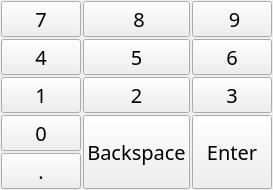
     <widget class="QWidget" name="page_num">
      <layout class="QGridLayout" name="gridLayout_3">
       <property name="leftMargin">
        <number>1</number>
       </property>
       <property name="topMargin">
        <number>1</number>
       </property>
       <property name="rightMargin">
        <number>1</number>
       </property>
       <property name="bottomMargin">
        <number>1</number>
       </property>
       <property name="spacing">
        <number>3</number>
       </property>
       <item row="0" column="0" colspan="2">
        <layout class="QGridLayout" name="keyboardPanel_number">
         <property name="spacing">
          <number>2</number>
         </property>
         <item row="3" column="3" rowspan="2">
          <widget class="QPushButton" name="control_Enter_num">
           <property name="sizePolicy">
            <sizepolicy hsizetype="Preferred" vsizetype="Preferred">
             <horstretch>0</horstretch>
             <verstretch>0</verstretch>
            </sizepolicy>
           </property>
           <property name="minimumSize">
            <size>
             <width>80</width>
             <height>32</height>
            </size>
           </property>
           <property name="font">
            <font>
             <family>微软雅黑</family>
             <pointsize>-1</pointsize>
             <weight>50</weight>
             <italic>false</italic>
             <bold>false</bold>
            </font>
           </property>
           <property name="focusPolicy">
            <enum>Qt::NoFocus</enum>
           </property>
           <property name="whatsThis">
            <string>40</string>
           </property>
           <property name="styleSheet">
            <string notr="true">QPushButton
{
	text-align: center;
	font:20px
}</string>
           </property>
           <property name="text">
            <string>Enter</string>
           </property>
           <property name="autoDefault">
            <bool>false</bool>
           </property>
          </widget>
         </item>
         <item row="2" column="3">
          <widget class="QPushButton" name="number_D3">
           <property name="sizePolicy">
            <sizepolicy hsizetype="Preferred" vsizetype="Preferred">
             <horstretch>0</horstretch>
             <verstretch>0</verstretch>
            </sizepolicy>
           </property>
           <property name="minimumSize">
            <size>
             <width>36</width>
             <height>32</height>
            </size>
           </property>
           <property name="font">
            <font>
             <family>微软雅黑</family>
             <pointsize>-1</pointsize>
             <weight>50</weight>
             <italic>false</italic>
             <bold>false</bold>
            </font>
           </property>
           <property name="focusPolicy">
            <enum>Qt::NoFocus</enum>
           </property>
           <property name="whatsThis">
            <string>3</string>
           </property>
           <property name="styleSheet">
            <string notr="true">QPushButton
{
	text-align: center;
	font:20px
}</string>
           </property>
           <property name="text">
            <string>3</string>
           </property>
           <property name="autoDefault">
            <bool>false</bool>
           </property>
          </widget>
         </item>
         <item row="1" column="3">
          <widget class="QPushButton" name="number_D6">
           <property name="sizePolicy">
            <sizepolicy hsizetype="Preferred" vsizetype="Preferred">
             <horstretch>0</horstretch>
             <verstretch>0</verstretch>
            </sizepolicy>
           </property>
           <property name="minimumSize">
            <size>
             <width>36</width>
             <height>32</height>
            </size>
           </property>
           <property name="font">
            <font>
             <family>微软雅黑</family>
             <pointsize>-1</pointsize>
             <weight>50</weight>
             <italic>false</italic>
             <bold>false</bold>
            </font>
           </property>
           <property name="focusPolicy">
            <enum>Qt::NoFocus</enum>
           </property>
           <property name="whatsThis">
            <string>6</string>
           </property>
           <property name="styleSheet">
            <string notr="true">QPushButton
{
	text-align: center;
	font:20px
}</string>
           </property>
           <property name="text">
            <string>6</string>
           </property>
           <property name="autoDefault">
            <bool>false</bool>
           </property>
          </widget>
         </item>
         <item row="0" column="0">
          <widget class="QPushButton" name="number_D7">
           <property name="sizePolicy">
            <sizepolicy hsizetype="Preferred" vsizetype="Preferred">
             <horstretch>0</horstretch>
             <verstretch>0</verstretch>
            </sizepolicy>
           </property>
           <property name="minimumSize">
            <size>
             <width>36</width>
             <height>32</height>
            </size>
           </property>
           <property name="font">
            <font>
             <family>微软雅黑</family>
             <pointsize>-1</pointsize>
             <weight>50</weight>
             <italic>false</italic>
             <bold>false</bold>
            </font>
           </property>
           <property name="focusPolicy">
            <enum>Qt::NoFocus</enum>
           </property>
           <property name="whatsThis">
            <string>7</string>
           </property>
           <property name="layoutDirection">
            <enum>Qt::LeftToRight</enum>
           </property>
           <property name="styleSheet">
            <string notr="true">QPushButton
{
	text-align: center;
	font:20px
}</string>
           </property>
           <property name="text">
            <string>7</string>
           </property>
           <property name="autoDefault">
            <bool>false</bool>
           </property>
          </widget>
         </item>
         <item row="0" column="2">
          <widget class="QPushButton" name="number_D8">
           <property name="sizePolicy">
            <sizepolicy hsizetype="Preferred" vsizetype="Preferred">
             <horstretch>0</horstretch>
             <verstretch>0</verstretch>
            </sizepolicy>
           </property>
           <property name="minimumSize">
            <size>
             <width>36</width>
             <height>32</height>
            </size>
           </property>
           <property name="font">
            <font>
             <family>微软雅黑</family>
             <pointsize>-1</pointsize>
             <weight>50</weight>
             <italic>false</italic>
             <bold>false</bold>
            </font>
           </property>
           <property name="focusPolicy">
            <enum>Qt::NoFocus</enum>
           </property>
           <property name="whatsThis">
            <string>8</string>
           </property>
           <property name="styleSheet">
            <string notr="true">QPushButton
{
	text-align: center;
	font:20px
}</string>
           </property>
           <property name="text">
            <string> 8</string>
           </property>
           <property name="autoDefault">
            <bool>false</bool>
           </property>
          </widget>
         </item>
         <item row="1" column="0">
          <widget class="QPushButton" name="number_D4">
           <property name="sizePolicy">
            <sizepolicy hsizetype="Preferred" vsizetype="Preferred">
             <horstretch>0</horstretch>
             <verstretch>0</verstretch>
            </sizepolicy>
           </property>
           <property name="minimumSize">
            <size>
             <width>36</width>
             <height>32</height>
            </size>
           </property>
           <property name="font">
            <font>
             <family>微软雅黑</family>
             <pointsize>-1</pointsize>
             <weight>50</weight>
             <italic>false</italic>
             <bold>false</bold>
            </font>
           </property>
           <property name="focusPolicy">
            <enum>Qt::NoFocus</enum>
           </property>
           <property name="whatsThis">
            <string>4</string>
           </property>
           <property name="styleSheet">
            <string notr="true">QPushButton
{
	text-align: center;
	font:20px
}</string>
           </property>
           <property name="text">
            <string>4</string>
           </property>
           <property name="autoDefault">
            <bool>false</bool>
           </property>
          </widget>
         </item>
         <item row="1" column="2">
          <widget class="QPushButton" name="number_D5">
           <property name="sizePolicy">
            <sizepolicy hsizetype="Preferred" vsizetype="Preferred">
             <horstretch>0</horstretch>
             <verstretch>0</verstretch>
            </sizepolicy>
           </property>
           <property name="minimumSize">
            <size>
             <width>36</width>
             <height>32</height>
            </size>
           </property>
           <property name="font">
            <font>
             <family>微软雅黑</family>
             <pointsize>-1</pointsize>
             <weight>50</weight>
             <italic>false</italic>
             <bold>false</bold>
            </font>
           </property>
           <property name="focusPolicy">
            <enum>Qt::NoFocus</enum>
           </property>
           <property name="whatsThis">
            <string>5</string>
           </property>
           <property name="styleSheet">
            <string notr="true">QPushButton
{
	text-align: center;
	font:20px
}</string>
           </property>
           <property name="text">
            <string>5</string>
           </property>
           <property name="autoDefault">
            <bool>false</bool>
           </property>
          </widget>
         </item>
         <item row="0" column="3">
          <widget class="QPushButton" name="number_D9">
           <property name="sizePolicy">
            <sizepolicy hsizetype="Preferred" vsizetype="Preferred">
             <horstretch>0</horstretch>
             <verstretch>0</verstretch>
            </sizepolicy>
           </property>
           <property name="minimumSize">
            <size>
             <width>36</width>
             <height>32</height>
            </size>
           </property>
           <property name="font">
            <font>
             <family>微软雅黑</family>
             <pointsize>-1</pointsize>
             <weight>50</weight>
             <italic>false</italic>
             <bold>false</bold>
            </font>
           </property>
           <property name="focusPolicy">
            <enum>Qt::NoFocus</enum>
           </property>
           <property name="whatsThis">
            <string>9</string>
           </property>
           <property name="styleSheet">
            <string notr="true">QPushButton
{
	text-align: center;
	font:20px
}</string>
           </property>
           <property name="text">
            <string> 9</string>
           </property>
           <property name="autoDefault">
            <bool>false</bool>
           </property>
          </widget>
         </item>
         <item row="3" column="0">
          <widget class="QPushButton" name="number_D0">
           <property name="sizePolicy">
            <sizepolicy hsizetype="Preferred" vsizetype="Preferred">
             <horstretch>0</horstretch>
             <verstretch>0</verstretch>
            </sizepolicy>
           </property>
           <property name="minimumSize">
            <size>
             <width>36</width>
             <height>32</height>
            </size>
           </property>
           <property name="font">
            <font>
             <family>微软雅黑</family>
             <pointsize>-1</pointsize>
             <weight>50</weight>
             <italic>false</italic>
             <bold>false</bold>
            </font>
           </property>
           <property name="focusPolicy">
            <enum>Qt::NoFocus</enum>
           </property>
           <property name="whatsThis">
            <string>10</string>
           </property>
           <property name="styleSheet">
            <string notr="true">QPushButton
{
	text-align: center;
	font:20px
}</string>
           </property>
           <property name="text">
            <string>0</string>
           </property>
           <property name="autoDefault">
            <bool>false</bool>
           </property>
          </widget>
         </item>
         <item row="2" column="0">
          <widget class="QPushButton" name="number_D1">
           <property name="sizePolicy">
            <sizepolicy hsizetype="Preferred" vsizetype="Preferred">
             <horstretch>0</horstretch>
             <verstretch>0</verstretch>
            </sizepolicy>
           </property>
           <property name="minimumSize">
            <size>
             <width>36</width>
             <height>32</height>
            </size>
           </property>
           <property name="font">
            <font>
             <family>微软雅黑</family>
             <pointsize>-1</pointsize>
             <weight>50</weight>
             <italic>false</italic>
             <bold>false</bold>
            </font>
           </property>
           <property name="focusPolicy">
            <enum>Qt::NoFocus</enum>
           </property>
           <property name="whatsThis">
            <string>1</string>
           </property>
           <property name="styleSheet">
            <string notr="true">QPushButton
{
	text-align: center;
	font:20px
}</string>
           </property>
           <property name="text">
            <string>1</string>
           </property>
           <property name="autoDefault">
            <bool>false</bool>
           </property>
          </widget>
         </item>
         <item row="2" column="2">
          <widget class="QPushButton" name="number_D2">
           <property name="sizePolicy">
            <sizepolicy hsizetype="Preferred" vsizetype="Preferred">
             <horstretch>0</horstretch>
             <verstretch>0</verstretch>
            </sizepolicy>
           </property>
           <property name="minimumSize">
            <size>
             <width>36</width>
             <height>32</height>
            </size>
           </property>
           <property name="font">
            <font>
             <family>微软雅黑</family>
             <pointsize>-1</pointsize>
             <weight>50</weight>
             <italic>false</italic>
             <bold>false</bold>
            </font>
           </property>
           <property name="focusPolicy">
            <enum>Qt::NoFocus</enum>
           </property>
           <property name="whatsThis">
            <string>2</string>
           </property>
           <property name="styleSheet">
            <string notr="true">QPushButton
{
	text-align: center;
	font:20px
}</string>
           </property>
           <property name="text">
            <string>2</string>
           </property>
           <property name="autoDefault">
            <bool>false</bool>
           </property>
          </widget>
         </item>
         <item row="4" column="0">
          <widget class="QPushButton" name="symbol_GreaterPeriod_num">
           <property name="sizePolicy">
            <sizepolicy hsizetype="Preferred" vsizetype="Preferred">
             <horstretch>0</horstretch>
             <verstretch>0</verstretch>
            </sizepolicy>
           </property>
           <property name="minimumSize">
            <size>
             <width>36</width>
             <height>32</height>
            </size>
           </property>
           <property name="font">
            <font>
             <family>微软雅黑</family>
             <pointsize>-1</pointsize>
             <weight>50</weight>
             <italic>false</italic>
             <bold>false</bold>
            </font>
           </property>
           <property name="focusPolicy">
            <enum>Qt::NoFocus</enum>
           </property>
           <property name="whatsThis">
            <string>50</string>
           </property>
           <property name="styleSheet">
            <string notr="true">QPushButton
{
	text-align: center;
	font:20px
}</string>
           </property>
           <property name="text">
            <string>.</string>
           </property>
           <property name="autoDefault">
            <bool>false</bool>
           </property>
          </widget>
         </item>
         <item row="3" column="2" rowspan="2">
          <widget class="QPushButton" name="control_Backspace_num">
           <property name="sizePolicy">
            <sizepolicy hsizetype="Preferred" vsizetype="Preferred">
             <horstretch>0</horstretch>
             <verstretch>0</verstretch>
            </sizepolicy>
           </property>
           <property name="minimumSize">
            <size>
             <width>75</width>
             <height>32</height>
            </size>
           </property>
           <property name="font">
            <font>
             <family>微软雅黑</family>
             <pointsize>-1</pointsize>
             <weight>50</weight>
             <italic>false</italic>
             <bold>false</bold>
            </font>
           </property>
           <property name="focusPolicy">
            <enum>Qt::NoFocus</enum>
           </property>
           <property name="whatsThis">
            <string>13</string>
           </property>
           <property name="layoutDirection">
            <enum>Qt::LeftToRight</enum>
           </property>
           <property name="styleSheet">
            <string notr="true">QPushButton
{
	text-align: center;
	font:20px
}</string>
           </property>
           <property name="text">
            <string>Backspace</string>
           </property>
           <property name="autoDefault">
            <bool>false</bool>
           </property>
          </widget>
         </item>
        </layout>
       </item>
      </layout>
     </widget>
